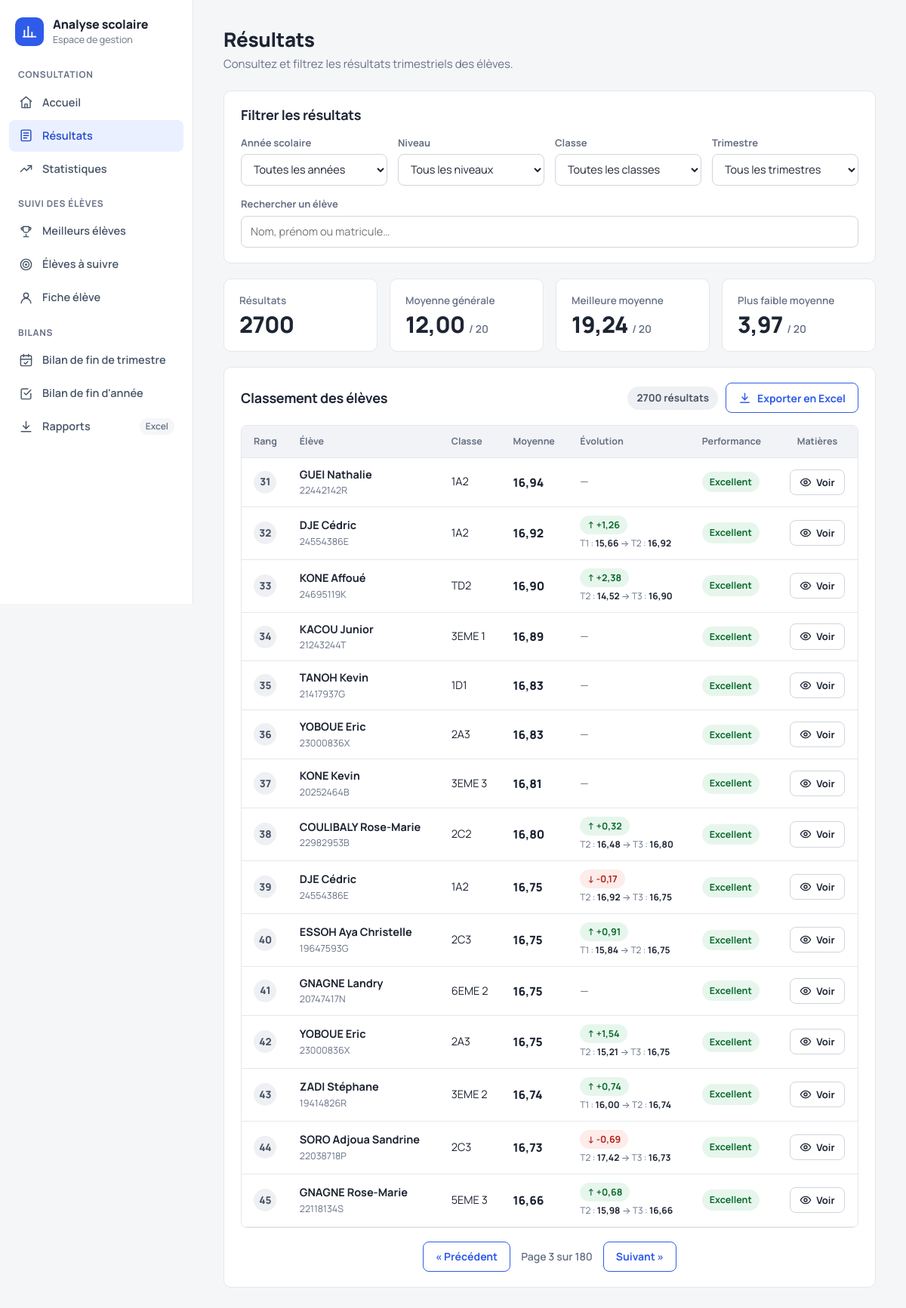
The app's page /resultats/?page=3 with its own data.
### analyse/models.py (models this page shows, shortened)
class Resultat(models.Model):
    TRIMESTRE_CHOICES = [
        ("T1", "Trimestre 1"),
        ("T2", "Trimestre 2"),
        ("T3", "Trimestre 3"),
    ]
    eleve = models.ForeignKey(
        Eleve,
        on_delete=models.CASCADE,
        related_name="resultats"
    )
    annee_scolaire = models.ForeignKey(
        AnneeScolaire,
        on_delete=models.CASCADE,
        related_name="resultats"
    )
    classe = models.ForeignKey(
        Classe,
        on_delete=models.CASCADE,
        related_name="resultats"
    )
    trimestre = models.CharField(
        max_length=2,
        choices=TRIMESTRE_CHOICES
    )
    composition_francaise = models.DecimalField(
        max_digits=5,
        decimal_places=2,
        null=True,
        blank=True
    )
    orthographe_grammaire = models.DecimalField(
        max_digits=5,
        decimal_places=2,
        null=True,
        blank=True
    )
    expression_orale = models.DecimalField(
        max_digits=5,
        decimal_places=2,
        null=True,
        blank=True
    )
    hist_geo = models.DecimalField(
        max_digits=5,
        decimal_places=2,
        null=True,
        blank=True
    )
    espagnol = models.DecimalField(
        max_digits=5,
        decimal_places=2,
        null=True,
        blank=True
    )
    allemand = models.DecimalField(
        max_digits=5,
        decimal_places=2,
        null=True,
        blank=True
    )
    anglais = models.DecimalField(
        max_digits=5,
        decimal_places=2,
        null=True,
        blank=True
    )
    francais = models.DecimalField(
        max_digits=5,
        decimal_places=2,
        null=True,
        blank=True
    )
    conduite = models.DecimalField(
        max_digits=5,
        decimal_places=2,
        null=True,
        blank=True
    )
    edhc = models.DecimalField(
        max_digits=5,
        decimal_places=2,
        null=True,
        blank=True
    )
    eps = models.DecimalField(
        max_digits=5,
        decimal_places=2,
        null=True,
        blank=True
    )
    svt = models.DecimalField(
        max_digits=5,
        decimal_places=2,
        null=True,
        blank=True
    )
    physiques_chimie = models.DecimalField(
        max_digits=5,
        decimal_places=2,
        null=True,
        blank=True
    )
    mathematiques = models.DecimalField(
        max_digits=5,
        decimal_places=2,
        null=True,
        blank=True
    )
    philosophie = models.DecimalField(
        max_digits=5,
        decimal_places=2,
        null=True,
        blank=True
    )
    moyenne_trimestrielle = models.DecimalField(
        max_digits=5,
        decimal_places=2,
        null=True,
        blank=True
    )
    rang = models.PositiveIntegerField(
        null=True,
        blank=True
    )
    class Meta:
        constraints = [
            models.UniqueConstraint(
                fields=[
                    "eleve",
                    "annee_scolaire",
                    "trimestre"
                ],
                name="resultat_unique_par_trimestre"
            )
        ]

class Eleve(models.Model):
    GENRE_CHOICES = [
        ("M", "Masculin"),
        ("F", "Féminin"),
    ]
    matricule = models.CharField(
        max_length=50,
        unique=True
    )
    nom = models.CharField(max_length=100)
    prenoms = models.CharField(max_length=150)
    genre = models.CharField(
        max_length=1,
        choices=GENRE_CHOICES,
        blank=True
    )
    date_naissance = models.DateField(
        null=True,
        blank=True
    )
    nationalite = models.CharField(
        max_length=100,
        blank=True
    )
    redoublant = models.BooleanField(
        default=False
    )
    statut = models.CharField(
        max_length=100,
        blank=True
    )

class Classe(models.Model):
    nom = models.CharField(max_length=100)
    niveau = models.CharField(max_length=100, blank=True)

### analyse/views.py (the view)
def resultats_eleves(request):
    resultats, contexte = _preparer_filtres_page(request)
    statistiques = resultats.aggregate(nombre_eleves=Count("id"))
    statistiques.update(
        resultats.exclude(moyenne_trimestrielle=0).aggregate(
            moyenne_classe=Avg("moyenne_trimestrielle"),
            meilleure_moyenne=Max("moyenne_trimestrielle"),
            plus_faible_moyenne=Min("moyenne_trimestrielle"),
        )
    )
    classement_liste = list(
        resultats.order_by(
            "-moyenne_trimestrielle",
            "eleve__nom",
            "eleve__prenoms",
        )
    )
    for rang, resultat in enumerate(classement_liste, start=1):
        resultat.rang = rang
        _definir_performance(resultat)
        _attacher_details_matieres(resultat)
    paginator = Paginator(classement_liste, 15)
    classement = paginator.get_page(request.GET.get("page"))
    _attacher_evolution(classement)
    contexte.update({
        "classement": classement,
        "total_resultats": len(classement_liste),
        "statistiques": statistiques,
    })
    return render(request, "analyse/resultats.html", contexte)

### analyse/templates/analyse/resultats.html (shortened to what this page needs)
{% extends 'base.html' %}
{% block content %}
<div class="dash">
    <header class="dash-header">
        <div>
            <h1>Résultats</h1>
            <p class="dash-subtitle">Consultez et filtrez les résultats trimestriels des élèves.</p>
        </div>
    </header>
    <section class="panel filters-panel" aria-labelledby="titre-filtres">
        <div class="panel-head">
            <h2 id="titre-filtres">Filtrer les résultats</h2>
        </div>
        <form method="GET" id="filterForm" class="filters-form" role="search">
            <div>
                <label for="annee">Année scolaire</label>
                <select name="annee" id="annee">
                    <option value="">Toutes les années</option>
                </select>
            </div>
            <div>
                <label for="niveau">Niveau</label>
                <select name="niveau" id="niveau">
                    <option value="">Tous les niveaux</option>
                </select>
            </div>
            <div>
                <label for="classe">Classe</label>
                <select name="classe" id="classe">
                    <option value="">Toutes les classes</option>
                </select>
            </div>
            <div>
                <label for="trimestre">Trimestre</label>
                <select name="trimestre" id="trimestre">
                    <option value="">Tous les trimestres</option>
                </select>
            </div>
            <div class="field-search">
                <label for="recherche">Rechercher un élève</label>
                <input
                    type="search"
                    name="recherche"
                    id="recherche"
                    value="{{ recherche }}"
                    placeholder="Nom, prénom ou matricule…"
                    autocomplete="off"
                >
            </div>
        </form>
    </section>
    <section class="kpis" aria-label="Indicateurs de synthèse">
        <div class="kpi">
            <p class="kpi-label">Résultats</p>
            <p class="kpi-value">{{ statistiques.nombre_eleves|default:0 }}</p>
        </div>
        <div class="kpi">
            <p class="kpi-label">Moyenne générale</p>
            <p class="kpi-value">
                {% with moyenne=statistiques.moyenne_classe|floatformat:2 %}
                    {% if moyenne %}{{ moyenne }} <small>/ 20</small>{% else %}—{% endif %}
                {% endwith %}
            </p>
        </div>
        <div class="kpi">
            <p class="kpi-label">Meilleure moyenne</p>
            <p class="kpi-value">
                {% with moyenne=statistiques.meilleure_moyenne|floatformat:2 %}
                    {% if moyenne %}{{ moyenne }} <small>/ 20</small>{% else %}—{% endif %}
                {% endwith %}
            </p>
        </div>
        <div class="kpi">
            <p class="kpi-label">Plus faible moyenne</p>
            <p class="kpi-value">
                {% with moyenne=statistiques.plus_faible_moyenne|floatformat:2 %}
                    {% if moyenne %}{{ moyenne }} <small>/ 20</small>{% else %}—{% endif %}
                {% endwith %}
            </p>
        </div>
    </section>
    <section class="panel" id="classement" aria-labelledby="titre-classement">
        <div class="panel-head">
            <h2 id="titre-classement">Classement des élèves</h2>
            <div class="table-actions">
                <span class="count-badge">{{ total_resultats }} résultat{{ total_resultats|pluralize }}</span>
                <a href="{% url 'export_statistiques_excel' %}{% if querystring %}?{{ querystring }}{% endif %}" class="btn btn-secondary">
                    <svg viewBox="0 0 24 24" aria-hidden="true"><path d="M12 3v12"/><path d="m7 10 5 5 5-5"/><path d="M4 20h16"/></svg>
                    Exporter en Excel
                </a>
            </div>
        </div>
        {% with seuil=seuil_reussite|default:10 %}
        <div class="table-wrapper">
            <table class="classement-table">
                <thead>
                    <tr>
                        <th scope="col" class="col-num">Rang</th>
                        <th scope="col">Élève</th>
                        <th scope="col">Classe</th>
                        <th scope="col">Moyenne</th>
                        <th scope="col">Évolution</th>
                        <th scope="col">Performance</th>
                        <th scope="col" class="col-num">Matières</th>
                    </tr>
                </thead>
                <tbody>
                    {% for resultat in classement %}
                        <tr class="row-main {% if resultat.rang == 1 %}podium-1{% elif resultat.rang == 2 %}podium-2{% elif resultat.rang == 3 %}podium-3{% endif %}">
                            <td class="col-num">
                                <span class="rang">
                                    <span class="sr-only">Rang </span>{{ resultat.rang|default:"-" }}
                                </span>
                            </td>
                            <td>
                                <div class="eleve-nom">{{ resultat.eleve.nom }} {{ resultat.eleve.prenoms }}</div>
                                <div class="eleve-matricule">{{ resultat.eleve.matricule }}</div>
                            </td>
                            <td>{{ resultat.classe.nom }}</td>
                            <td class="moyenne {% if resultat.moyenne_trimestrielle is not None and resultat.moyenne_trimestrielle < seuil %}low-average{% endif %}">
                                {% if resultat.moyenne_trimestrielle is not None %}{{ resultat.moyenne_trimestrielle|floatformat:2 }}{% else %}—{% endif %}
                            </td>
                            <td class="evolution-cell">
                                {% if resultat.trimestre == "T1" %}
                                    <span class="evolution-aucune" title="Premier trimestre : pas de comparaison">—</span>
                                {% elif resultat.evolution_sens == "hausse" %}
                                    <span class="evolution hausse" title="En hausse par rapport à {{ resultat.evolution_ref }}">↑ +{{ resultat.evolution|floatformat:2 }}</span>
                                    <span class="evolution-detail">{{ resultat.evolution_ref }} : <strong>{{ resultat.evolution_precedente|floatformat:2 }}</strong> → {{ resultat.trimestre }} : <strong>{{ resultat.moyenne_trimestrielle|floatformat:2 }}</strong></span>
                                {% elif resultat.evolution_sens == "baisse" %}
                                    <span class="evolution baisse" title="En baisse par rapport à {{ resultat.evolution_ref }}">↓ {{ resultat.evolution|floatformat:2 }}</span>
                                    <span class="evolution-detail">{{ resultat.evolution_ref }} : <strong>{{ resultat.evolution_precedente|floatformat:2 }}</strong> → {{ resultat.trimestre }} : <strong>{{ resultat.moyenne_trimestrielle|floatformat:2 }}</strong></span>
                                {% else %}
                                    <span class="evolution-aucune" title="Pas de trimestre précédent disponible">—</span>
                                {% endif %}
                            </td>
                            <td>
                                <span class="performance-badge {{ resultat.performance_css }}">{{ resultat.performance }}</span>
                            </td>
                            <td class="col-num">
                                <button
                                    type="button"
                                    class="btn-details"
                                    aria-expanded="false"
                                    aria-controls="matieres-{{ forloop.counter }}"
                                    aria-label="Voir les moyennes par matière de {{ resultat.eleve.nom }} {{ resultat.eleve.prenoms }}"
                                >
                                    <svg viewBox="0 0 24 24" aria-hidden="true"><path d="M2 12s3.5-7 10-7 10 7 10 7-3.5 7-10 7S2 12 2 12Z"/><circle cx="12" cy="12" r="3"/></svg>
                                    <span class="btn-details-label">Voir</span>
                                </button>
                            </td>
                        </tr>
                    {% empty %}
                        <tr>
                            <td colspan="7" class="empty-row">Aucun résultat trouvé pour ces filtres.</td>
                        </tr>
                    {% endfor %}
                </tbody>
            </table>
        </div>
        {% endwith %}
        {% if classement.paginator.num_pages > 1 %}
            <nav class="pagination" aria-label="Pagination du classement">
                {% if classement.has_previous %}
                    <a href="?{% if querystring %}{{ querystring }}&amp;{% endif %}page={{ classement.previous_page_number }}#classement" class="pagination-link">
                        &laquo; Précédent
                    </a>
                {% else %}
                    <span class="pagination-link disabled" aria-disabled="true">&laquo; Précédent</span>
                {% endif %}
                <span class="pagination-info">
                    Page {{ classement.number }} sur {{ classement.paginator.num_pages }}
                </span>
                {% if classement.has_next %}
                    <a href="?{% if querystring %}{{ querystring }}&amp;{% endif %}page={{ classement.next_page_number }}#classement" class="pagination-link">
                        Suivant &raquo;
                    </a>
                {% else %}
                    <span class="pagination-link disabled" aria-disabled="true">Suivant &raquo;</span>
                {% endif %}
            </nav>
        {% endif %}
    </section>
</div>
{% endblock %}

### records on screen
Resultat: rang "31", eleve.nom "GUEI", eleve.prenoms "Nathalie", eleve.matricule "22442142R", classe.nom "1A2", moyenne_trimestrielle "16,94", performance "Excellent"
Resultat: rang "32", eleve.nom "DJE", eleve.prenoms "Cédric", eleve.matricule "24554386E", classe.nom "1A2", moyenne_trimestrielle "16,92", evolution "1,26", evolution_ref "T1", evolution_precedente "15,66", trimestre "T2", performance "Excellent"
Resultat: rang "33", eleve.nom "KONE", eleve.prenoms "Affoué", eleve.matricule "24695119K", classe.nom "TD2", moyenne_trimestrielle "16,90", evolution "2,38", evolution_ref "T2", evolution_precedente "14,52", trimestre "T3", performance "Excellent"
Resultat: rang "34", eleve.nom "KACOU", eleve.prenoms "Junior", eleve.matricule "21243244T", classe.nom "3EME 1", moyenne_trimestrielle "16,89", performance "Excellent"
Resultat: rang "35", eleve.nom "TANOH", eleve.prenoms "Kevin", eleve.matricule "21417937G", classe.nom "1D1", moyenne_trimestrielle "16,83", performance "Excellent"
Resultat: rang "36", eleve.nom "YOBOUE", eleve.prenoms "Eric", eleve.matricule "23000836X", classe.nom "2A3", moyenne_trimestrielle "16,83", performance "Excellent"
Resultat: rang "37", eleve.nom "KONE", eleve.prenoms "Kevin", eleve.matricule "20252464B", classe.nom "3EME 3", moyenne_trimestrielle "16,81", performance "Excellent"
Resultat: rang "38", eleve.nom "COULIBALY", eleve.prenoms "Rose-Marie", eleve.matricule "22982953B", classe.nom "2C2", moyenne_trimestrielle "16,80", evolution "0,32", evolution_ref "T2", evolution_precedente "16,48", trimestre "T3", performance "Excellent"
Resultat: rang "39", eleve.nom "DJE", eleve.prenoms "Cédric", eleve.matricule "24554386E", classe.nom "1A2", moyenne_trimestrielle "16,75", evolution "-0,17", evolution_ref "T2", evolution_precedente "16,92", trimestre "T3", performance "Excellent"
Resultat: rang "40", eleve.nom "ESSOH", eleve.prenoms "Aya Christelle", eleve.matricule "19647593G", classe.nom "2C3", moyenne_trimestrielle "16,75", evolution "0,91", evolution_ref "T1", evolution_precedente "15,84", trimestre "T2", performance "Excellent"
Resultat: rang "41", eleve.nom "GNAGNE", eleve.prenoms "Landry", eleve.matricule "20747417N", classe.nom "6EME 2", moyenne_trimestrielle "16,75", performance "Excellent"
Resultat: rang "42", eleve.nom "YOBOUE", eleve.prenoms "Eric", eleve.matricule "23000836X", classe.nom "2A3", moyenne_trimestrielle "16,75", evolution "1,54", evolution_ref "T2", evolution_precedente "15,21", trimestre "T3", performance "Excellent"
Resultat: rang "43", eleve.nom "ZADI", eleve.prenoms "Stéphane", eleve.matricule "19414826R", classe.nom "3EME 2", moyenne_trimestrielle "16,74", evolution "0,74", evolution_ref "T1", evolution_precedente "16,00", trimestre "T2", performance "Excellent"
Resultat: rang "44", eleve.nom "SORO", eleve.prenoms "Adjoua Sandrine", eleve.matricule "22038718P", classe.nom "2C3", moyenne_trimestrielle "16,73", evolution "-0,69", evolution_ref "T2", evolution_precedente "17,42", trimestre "T3", performance "Excellent"
Resultat: rang "45", eleve.nom "GNAGNE", eleve.prenoms "Rose-Marie", eleve.matricule "22118134S", classe.nom "5EME 3", moyenne_trimestrielle "16,66", evolution "0,68", evolution_ref "T2", evolution_precedente "15,98", trimestre "T3", performance "Excellent"

### other values on screen
{{ statistiques.nombre_eleves|default:0 }} "2700"
{{ moyenne }} "12,00"
{{ moyenne }} "19,24"
{{ moyenne }} "3,97"
{{ total_resultats }} "2700"
{{ classement.number }} "3"
{{ classement.paginator.num_pages }} "180"
